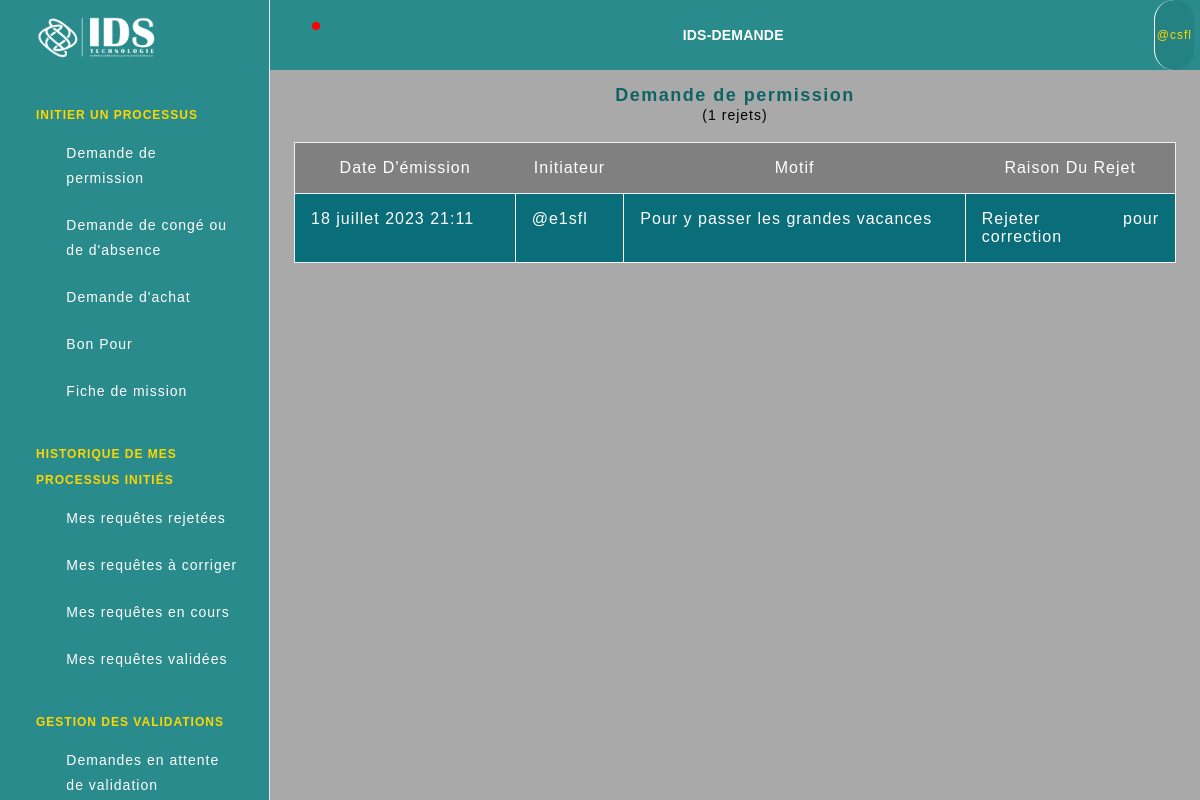
The page /ids-demande/dsrv/ (signed in) on the database its author committed.
### applicationidsdemande/models.py (models this page shows, shortened)
class Personnel(AbstractBaseUser, PermissionsMixin):
    POSTE_CHOICES = (
        ('Stagiaire', 'Stagiaire'),
        ('Employe', 'Employé'),
        ('ChefService', 'Chef Service'),
        ('Administrateur', 'Administrateur'),
        ('ServicePersonnel', 'Service Personnel'),
        ('DirecteurGeneral', 'Directeur Général'),
        ('DirecteurDepartement', 'Directeur de Département'),
    )
    SERVICE_CHOICES = (
        ('Aucun', 'Aucun Service Particulier'),
        ('ServiceReseauxClients', 'Service Reseaux et Clients'),
        ('ServiceSupportAlvanet', 'Service Support ALAVANET'),
        ('ServiceLogicielFormation', 'Service Logiciel et Formation'),
        ('ServiceCommercial', 'Service Commercial'),
        ('ServiceAdministratifRessourcesHumaines', 'Service Administratif et des Ressources Humaines'),
        ('EquipeLogistiqueCommerciale', 'Equipe Logistique et Commerciale'),
        ('Direction', 'Direction'),
        ('Administration', 'Administration'),
    )
    DIRECTION_CHOICES = (
        ('Aucune', 'Aucune Direction Particulière'),
        ('DirectionTechnique', 'Direction Technique'),
        ('DirectionCommercialeMarketingCommunication', 'Direction Commerciale, Marketing et Communication'),
        ('DirectionAdministrativeRessourcesHumaines', 'Direction Administrative et des Ressources Humaines'),
    )
    nom = models.CharField(max_length=255)
    prenom = models.CharField(max_length=255)
    username = models.CharField(max_length=30, unique=True)
    email = models.EmailField(unique=True)
    poste = models.CharField(max_length=255, choices=POSTE_CHOICES)
    service = models.CharField(max_length=255, choices=SERVICE_CHOICES)
    direction = models.CharField(max_length=100, choices=DIRECTION_CHOICES, default="")
    telephone = PhoneNumberField()
    is_active = models.BooleanField(default=True)
    is_staff = models.BooleanField(default=False)
    objects = CustomUserManager()
    USERNAME_FIELD = 'username'
    REQUIRED_FIELDS = ['nom', 'prenom', 'email', 'poste', 'service', 'telephone']

class DemandePermission(models.Model):
    initiateur = models.ForeignKey(Personnel, on_delete=models.SET_NULL, null=True, blank=True, related_name='demandes_initiees')
    validateurs = models.ManyToManyField(Personnel, blank=True, related_name='demandes_validees')
    rejeteurs_strict = models.ManyToManyField(Personnel, blank=True, related_name='demandes_strictements_rejetees')
    rejeteurs_pour_correction = models.ManyToManyField(Personnel, blank=True, related_name='demandes_rejetees_pour_corrections')
    valide_par = models.ForeignKey(Personnel, on_delete=models.SET_NULL, null=True, blank=True, related_name='demandes_vérifiees')
    date_emission = models.DateTimeField(default=timezone.now)
    statut = models.CharField(max_length=50, choices=STATUT_CHOICES)
    NomComplet = models.CharField(max_length=100)
    poste = models.CharField(max_length=100, choices=POSTE_CHOICES)
    service = models.CharField(max_length=255, choices=SERVICE_CHOICES)
    direction = models.CharField(max_length=100, choices=DIRECTION_CHOICES, default="")
    motif = models.TextField()
    lieu = models.CharField(max_length=100)
    date_heure_sortie = models.DateTimeField()
    date_heure_retour = models.DateTimeField()
    raison_rejet = models.TextField(blank=True, null=True)

### applicationidsdemande/views.py (the view)
# urls.py: path('dsrv/', demandes_strictement_rejetees_validateur, name='demandes_strictement_rejetees_validateur'),
@login_required(login_url="/")
def demandes_strictement_rejetees_validateur(request):
    POSTE_VALIDATEUR = ['ChefService', 'DirecteurDepartement', 'ServicePersonnel', 'DirecteurGenenral']
    user = request.user
    if user.poste in POSTE_VALIDATEUR:
        demandes_strictement_rejetees_validateur = DemandePermission.objects.filter(rejeteurs_strict=user)
        total_demandes_strictement_rejetees_validateur = demandes_strictement_rejetees_validateur.count()
        context = {'demandes_strictement_rejetees_validateur': demandes_strictement_rejetees_validateur, 'total_demandes_strictement_rejetees_validateur': total_demandes_strictement_rejetees_validateur}
        return render(request, 'demandes_strictement_rejetees_validateur.html', context)
    else:
        return redirect('applicationidsdemande:erreur')

### templates/demandes_strictement_rejetees_validateur.html (shortened to what this page needs)
{% extends 'base2.html' %}
{% load static %}
    {% block content %}
    <div class="text-center">
        <h1 class="typeservice">Demande de permission</h1>
        <p class="nbr-total">({{ total_demandes_strictement_rejetees_validateur }} rejets)</p>
        </div>
        <div class="table-responsive">
            {% if total_demandes_strictement_rejetees_validateur > 0 %}
            <table class="table">
              <thead>
                <tr>
                  <th scope="col">Date d'émission</th>
                  <th scope="col">Initiateur</th>
                  <th scope="col">Motif</th>
                  <th scope="col">Raison du rejet</th>
                </tr>
              </thead>
              <tbody>
                {% for demande in demandes_strictement_rejetees_validateur %}
                <tr>
                  <th scope="row" style="font-weight: normal; min-width: 210px;">{{ demande.date_emission }}</th>
                  <td>@{{ demande.initiateur }}</td>
                  <td>{{ demande.motif }}</td>
                  <td style="max-width: 200px; text-align: justify;">{{ demande.raison_rejet }}</td>
                </tr>
                {% endfor %}
              </tbody>
            </table>
            {% else %}
            <p class="empty container"> aucune demande rejetée</p>
            {% endif %}
          </div>
    {% endblock %}

### templates/base2.html (shortened to what this page needs)
{% load static %}
<head>
  <link rel="stylesheet" href="{% static 'css/styles.min.css' %}"/>
</head>
<body>
  <div class="page-wrapper" id="main-wrapper" data-layout="vertical" data-navbarbg="skin6" data-sidebartype="full"
    data-sidebar-position="fixed" data-header-position="fixed">
    <aside class="left-sidebar">
      <div>
        <div class="brand-logo d-flex align-items-center justify-content-between">
          <a href="#" class="text-nowrap logo-img">
            <img class="logo" src="{% static '/images/idslogo.png' %}" alt="idslogo" width="150" height="75">
        </a>
        </div>
        <nav class="sidebar-nav scroll-sidebar" data-simplebar="">
          <ul id="sidebarnav">
            {% if user.poste != 'DirecteurGeneral' %}
            <li class="nav-small-cap">
                <span class="hide-menu hide-menu-title">INITIER UN PROCESSUS</span>
            </li>
            <li class="sidebar-item">
                <a class="sidebar-link" href="{% url 'applicationidsdemande:demande_permission' %}" aria-expanded="false">
                    <span>
                        <i class="ti ti-file-description"></i>
                    </span>
                    <span class="hide-menu">Demande de <br> permission</span>
                </a>
            </li>
            <li class="sidebar-item">
                <a class="sidebar-link" href="#" aria-expanded="false">
                    <span>
                        <i class="ti ti-file-description"></i>
                    </span>
                    <span class="hide-menu">Demande de congé ou <br> de d'absence</span>
                </a>
            </li>
            <li class="sidebar-item">
                <a class="sidebar-link" href="#" aria-expanded="false">
                    <span>
                        <i class="ti ti-file-description"></i>
                    </span>
                    <span class="hide-menu">Demande d'achat</span>
                </a>
            </li>
            <li class="sidebar-item">
                <a class="sidebar-link" href="#" aria-expanded="false">
                    <span>
                        <i class="ti ti-file-description"></i>
                    </span>
                    <span class="hide-menu">Bon Pour</span>
                </a>
            </li>
            <li class="sidebar-item">
                <a class="sidebar-link" href="#" aria-expanded="false">
                    <span>
                        <i class="ti ti-file-description"></i>
                    </span>
                    <span class="hide-menu">Fiche de mission</span>
                </a>
            </li>
            <li class="nav-small-cap">
              <span class="hide-menu hide-menu-title">HISTORIQUE DE MES PROCESSUS INITIÉS</span>
            </li>
            <li class="sidebar-item">
                <a class="sidebar-link" href="{% url 'applicationidsdemande:demandes_rejetees_initiateur' %}" aria-expanded="false">
                  <span>
                    <i class="ti ti-alert-circle"></i>
                  </span>
                  <span class="hide-menu">Mes requêtes rejetées</span>
                </a>
              </li>
              <li class="sidebar-item">
                <a class="sidebar-link" href="{% url 'applicationidsdemande:demandes_a_corriger_initiateur' %}" aria-expanded="false">
                  <span>
                    <i class="ti ti-alert-circle"></i>
                  </span>
                  <span class="hide-menu">Mes requêtes à corriger</span>
                </a>
              </li>
              <li class="sidebar-item">
                <a class="sidebar-link" href="{% url 'applicationidsdemande:demandes_encours_initiateur' %}" aria-expanded="false">
                  <span>
                    <i class="ti ti-alert-circle"></i>
                  </span>
                  <span class="hide-menu">Mes requêtes en cours</span>
                </a>
              </li>
              <li class="sidebar-item">
                <a class="sidebar-link" href="{% url 'applicationidsdemande:demandes_validees_initiateur' %}" aria-expanded="false">
                  <span>
                    <i class="ti ti-alert-circle"></i>
                  </span>
                  <span class="hide-menu">Mes requêtes validées</span>
                </a>
              </li>
              {% endif %}
              {% if user.poste == 'DirecteurGeneral' or user.poste == 'ServicePersonnel' or user.poste == 'DirecteurDepartement' or user.poste == 'ChefService' %}
              <li class="nav-small-cap">
              <span class="hide-menu hide-menu-title">GESTION DES VALIDATIONS</span>
            </li>
            <li class="sidebar-item">
              <a class="sidebar-link" href="{% url 'applicationidsdemande:controle' %}" aria-expanded="false">
                <span>
                  <i class="ti ti-aperture"></i>
                </span>
                <span class="hide-menu">Demandes en attente <br> de validation</span>
              </a>
            </li>
            {% endif %}
          </ul>
        </nav>
      </div>
    </aside>
    <div class="body-wrapper">
      <header class="app-header">
        <nav class="navbar navbar-expand-lg navbar-light">
          <ul class="navbar-nav">
            <li class="nav-item">
              <a class="nav-link" href="{% url 'applicationidsdemande:notifications' %}">
                <i class="ti ti-bell-ringing notification-icone"></i>
                <div class="notification rounded-circle notification-point"></div>
              </a>
            </li>
          </ul>
          <div class="navbar-collapse justify-content-end px-0" id="navbarNav">
            <ul class="navbar-nav flex-row ms-auto align-items-center justify-content-end">
              <li class="nav-item dropdown haut-ids-demande">IDS-DEMANDE</li>
            </ul>
          </div>
          <div class="navbar-collapse justify-content-end px-0" id="navbarNav">
            <ul class="navbar-nav flex-row ms-auto align-items-center justify-content-end">
              <li class="nav-item dropdown">
                <span class="nav-link" href="#" id="drop2" data-bs-toggle="dropdown"
                  aria-expanded="false"> <span class="utilisateur-connecte">@{{ user.username }}</span>
                </span>
              </li>
            </ul>
          </div>
        </nav>
      </header>
      <div class="container-fluid">
        {% block content %}
        {% endblock %}
      </div>
    </div>
  </div>
</body>
</html>

### templates/base2.html (style rules this page uses)
body { font-family: Arial, Helvetica, sans-serif; letter-spacing: 1; background-color: darkgray; }
h1 { font-size: 18px; font-weight: bold; font-family: Arial, Helvetica, sans-serif; letter-spacing: 1.5; color: #106363; }
.left-sidebar, .app-header { background: linear-gradient(to bottom right, #298b8b, #298b8b); }
.ti { color: black; }
.notification-icone { color: gold; margin-left: -15px; }
.notification { background-color: red; }
.utilisateur-connecte { color: gold; font-size: 12px; background-color: rgba(3, 51, 51, 0.1); border-radius: 50px; margin-right: -35px; padding: 0 2px; border-left: solid 1px white; cursor: pointer; }
.haut-ids-demande { color: white; font-weight: bold; letter-spacing: 0.2; }
.hide-menu { color: white; }
.hide-menu-title { color: gold; }
.nbr-total { color: black; margin-top: -10px; }
table { border: 1px white solid; background: linear-gradient(to bottom right, #0a6d7a, #0a6d7a); }
th { font-weight: normal; }
td { border: 1px white solid; border-radius: 5px; }
thead { text-align: center; background: linear-gradient(to bottom right, gray, gray); text-transform: capitalize; color: white; }
tbody { color: white; }

### rows shown on the page
Personnel: username "csfl"
DemandePermission: date_emission "18 juillet 2023 21:11", initiateur "e1sfl", motif "Pour y passer les grandes vacances", raison_rejet "Rejeter pour correction"

### other values the page prints
{{ total_demandes_strictement_rejetees_validateur }} "1"
